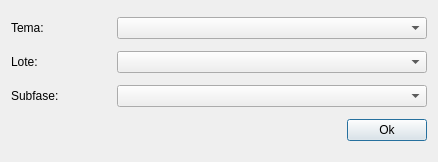
<?xml version="1.0" encoding="UTF-8"?>
<ui version="4.0">
 <class>Dialog</class>
 <widget class="QDialog" name="Dialog">
  <property name="geometry">
   <rect>
    <x>0</x>
    <y>0</y>
    <width>438</width>
    <height>162</height>
   </rect>
  </property>
  <property name="windowTitle">
   <string>Adicionar Perfil Tema</string>
  </property>
  <layout class="QGridLayout" name="gridLayout">
   <item row="2" column="0">
    <layout class="QHBoxLayout" name="horizontalLayout_3">
     <item>
      <widget class="QLabel" name="label_3">
       <property name="sizePolicy">
        <sizepolicy hsizetype="Minimum" vsizetype="Fixed">
         <horstretch>0</horstretch>
         <verstretch>0</verstretch>
        </sizepolicy>
       </property>
       <property name="minimumSize">
        <size>
         <width>100</width>
         <height>0</height>
        </size>
       </property>
       <property name="maximumSize">
        <size>
         <width>100</width>
         <height>16777215</height>
        </size>
       </property>
       <property name="text">
        <string>Subfase:</string>
       </property>
      </widget>
     </item>
     <item>
      <widget class="QComboBox" name="subphaseCb"/>
     </item>
    </layout>
   </item>
   <item row="0" column="0">
    <layout class="QHBoxLayout" name="horizontalLayout_2">
     <item>
      <widget class="QLabel" name="label_2">
       <property name="sizePolicy">
        <sizepolicy hsizetype="Minimum" vsizetype="Fixed">
         <horstretch>0</horstretch>
         <verstretch>0</verstretch>
        </sizepolicy>
       </property>
       <property name="minimumSize">
        <size>
         <width>100</width>
         <height>0</height>
        </size>
       </property>
       <property name="maximumSize">
        <size>
         <width>100</width>
         <height>16777215</height>
        </size>
       </property>
       <property name="text">
        <string>Tema:</string>
       </property>
      </widget>
     </item>
     <item>
      <widget class="QComboBox" name="themesCb"/>
     </item>
    </layout>
   </item>
   <item row="4" column="0">
    <layout class="QHBoxLayout" name="horizontalLayout">
     <item>
      <spacer name="horizontalSpacer">
       <property name="orientation">
        <enum>Qt::Horizontal</enum>
       </property>
       <property name="sizeHint" stdset="0">
        <size>
         <width>343</width>
         <height>20</height>
        </size>
       </property>
      </spacer>
     </item>
     <item>
      <widget class="QPushButton" name="okBtn">
       <property name="text">
        <string>Ok</string>
       </property>
      </widget>
     </item>
    </layout>
   </item>
   <item row="1" column="0">
    <layout class="QHBoxLayout" name="horizontalLayout_4">
     <item>
      <widget class="QLabel" name="label_4">
       <property name="sizePolicy">
        <sizepolicy hsizetype="Minimum" vsizetype="Fixed">
         <horstretch>0</horstretch>
         <verstretch>0</verstretch>
        </sizepolicy>
       </property>
       <property name="minimumSize">
        <size>
         <width>100</width>
         <height>0</height>
        </size>
       </property>
       <property name="maximumSize">
        <size>
         <width>100</width>
         <height>16777215</height>
        </size>
       </property>
       <property name="text">
        <string>Lote:</string>
       </property>
      </widget>
     </item>
     <item>
      <widget class="QComboBox" name="lotCb"/>
     </item>
    </layout>
   </item>
  </layout>
 </widget>
 <tabstops>
  <tabstop>okBtn</tabstop>
 </tabstops>
 <resources/>
 <connections/>
</ui>
